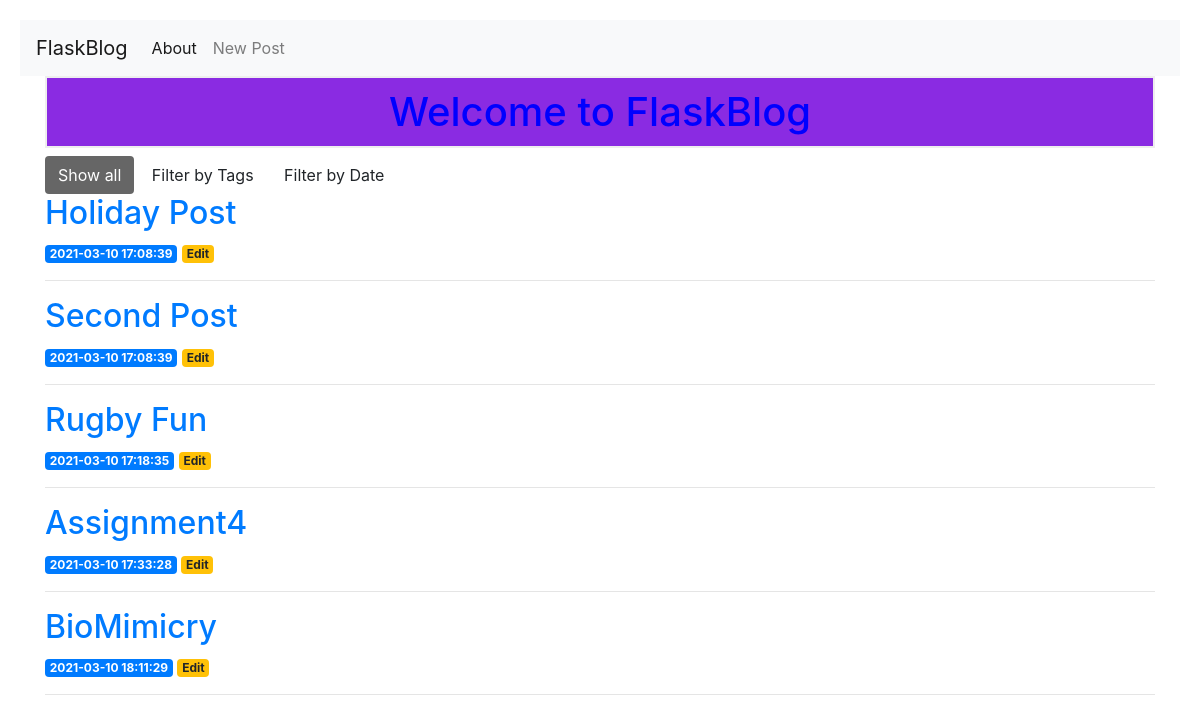
The page / on the database its author committed.
### tables this page shows
CREATE TABLE posts (
    id INTEGER PRIMARY KEY AUTOINCREMENT,
    created TIMESTAMP NOT NULL DEFAULT CURRENT_TIMESTAMP,
    title TEXT NOT NULL,
    content TEXT NOT NULL,
    tags TEXT 
);

### app.py (the view)
@app.route('/')
def index():
    conn = get_db_connection()
    posts = conn.execute('SELECT * FROM posts').fetchall()
    conn.close()
    return render_template('index.html', posts=posts)

### app.py (called while the page is built)
def get_db_connection():
    conn = sqlite3.connect('database.db')
    conn.row_factory = sqlite3.Row
    return conn

### templates/index.html (shortened to what this page needs)
<html lang="en">
<head>
    <link rel="stylesheet" href="{{ url_for('static', filename= '../css/style.css') }}">
</head>
<body>
    {% extends 'base.html' %}
    {% block content %}
   <h1 style="color: blue;
    background-color: blueviolet;
   ">Welcome to FlaskBlog </h1>
   <div id="myBtnContainer">
    <button class="btn active" onclick="filterShowAll()"> Show all</button>
    <button class="btn" onclick="filterTags()"> Filter by Tags</button>
    <button class="btn" onclick="filterDate()"> Filter by Date</button>
 </div>
<section class="show-all" id="fiterShowAll"  style="display: block" >
    {% for post in posts %}
    <a href="{{ url_for('post', post_id=post['id']) }}">
        <h2>{{ post['title'] }}</h2>
    </a>
    <span class="badge badge-primary">{{ post['created'] }}</span>
 <a href="{{ url_for('edit', id=post['id']) }}">
        <span class="badge badge-warning">Edit</span>
    </a>
    <hr>
{% endfor %}
</section>
{% endblock %}

### templates/base.html (shortened to what this page needs)
<!doctype html>
<html lang="en">
  <head>
    <link rel="stylesheet" href="https://stackpath.bootstrapcdn.com/bootstrap/4.3.1/css/bootstrap.min.css">
  </head>
  <body>
    <nav class="navbar navbar-expand-md navbar-light bg-light">
        <a class="navbar-brand" href="{{ url_for('index')}}">FlaskBlog</a>
        <div class="collapse navbar-collapse" id="navbarNav">
            <ul class="navbar-nav">
            <li class="nav-item active">
                <a class="nav-link" href="#">About</a>
            </li>
<li class="nav-item">
            <a class="nav-link" href="{{url_for('create')}}">New Post</a>
        </li>
        </ul>
        </div>
    </nav>
    <div class="container">
        {% block content %} {% endblock %}
    </div>
  </body>
</html>

### Environments/my_env/static/css/style.css (style rules this page uses)
h1 { border: 2px #eee solid; color: pink; text-align: center; padding: 10px; }
* { box-sizing: border-box; }
body { background-color: #f1f1f1; padding: 20px; font-family: Arial; }
.btn { border: none; outline: none; padding: 12px 16px; background-color: white; cursor: pointer; }
.btn.active { background-color: #666; color: white; }

### rows shown on the page
posts: title "Holiday Post", created "2021-03-10 17:08:39"
posts: title "Second Post", created "2021-03-10 17:08:39"
posts: title "Rugby Fun", created "2021-03-10 17:18:35"
posts: title "Assignment4", created "2021-03-10 17:33:28"
posts: title "BioMimicry", created "2021-03-10 18:11:29"
